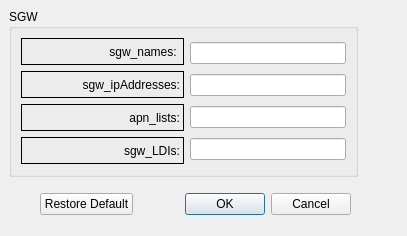
<?xml version="1.0" encoding="UTF-8"?>
<ui version="4.0">
 <class>SGWForm</class>
 <widget class="QWidget" name="SGWForm">
  <property name="geometry">
   <rect>
    <x>0</x>
    <y>0</y>
    <width>407</width>
    <height>236</height>
   </rect>
  </property>
  <property name="windowTitle">
   <string>Form</string>
  </property>
  <widget class="QGroupBox" name="gbSGW">
   <property name="geometry">
    <rect>
     <x>9</x>
     <y>9</y>
     <width>349</width>
     <height>168</height>
    </rect>
   </property>
   <property name="title">
    <string>SGW</string>
   </property>
   <layout class="QGridLayout" name="gridLayout_2">
    <item row="0" column="0">
     <layout class="QVBoxLayout" name="verticalLayout">
      <item>
       <layout class="QHBoxLayout" name="horizontalLayout">
        <item>
         <layout class="QVBoxLayout" name="verticalLayout_5">
          <item>
           <widget class="QLabel" name="lblSgw_names">
            <property name="enabled">
             <bool>true</bool>
            </property>
            <property name="minimumSize">
             <size>
              <width>0</width>
              <height>27</height>
             </size>
            </property>
            <property name="maximumSize">
             <size>
              <width>16777215</width>
              <height>27</height>
             </size>
            </property>
            <property name="toolTip">
             <string notr="true" comment="gfhgh vfgf" extracomment="jaraj szlyugi"/>
            </property>
            <property name="frameShape">
             <enum>QFrame::Box</enum>
            </property>
            <property name="frameShadow">
             <enum>QFrame::Plain</enum>
            </property>
            <property name="text">
             <string>sgw_names: </string>
            </property>
            <property name="alignment">
             <set>Qt::AlignRight|Qt::AlignTrailing|Qt::AlignVCenter</set>
            </property>
           </widget>
          </item>
          <item>
           <widget class="QLabel" name="lblSgw_ipAddresses">
            <property name="enabled">
             <bool>true</bool>
            </property>
            <property name="minimumSize">
             <size>
              <width>163</width>
              <height>27</height>
             </size>
            </property>
            <property name="maximumSize">
             <size>
              <width>16777215</width>
              <height>27</height>
             </size>
            </property>
            <property name="frameShape">
             <enum>QFrame::Box</enum>
            </property>
            <property name="frameShadow">
             <enum>QFrame::Plain</enum>
            </property>
            <property name="text">
             <string>sgw_ipAddresses:</string>
            </property>
            <property name="alignment">
             <set>Qt::AlignRight|Qt::AlignTrailing|Qt::AlignVCenter</set>
            </property>
           </widget>
          </item>
          <item>
           <widget class="QLabel" name="lblSgw_apn_list">
            <property name="enabled">
             <bool>true</bool>
            </property>
            <property name="minimumSize">
             <size>
              <width>0</width>
              <height>27</height>
             </size>
            </property>
            <property name="maximumSize">
             <size>
              <width>16777215</width>
              <height>27</height>
             </size>
            </property>
            <property name="frameShape">
             <enum>QFrame::Box</enum>
            </property>
            <property name="frameShadow">
             <enum>QFrame::Plain</enum>
            </property>
            <property name="text">
             <string>apn_lists:</string>
            </property>
            <property name="alignment">
             <set>Qt::AlignRight|Qt::AlignTrailing|Qt::AlignVCenter</set>
            </property>
           </widget>
          </item>
          <item>
           <widget class="QLabel" name="lblSgw_LDIs">
            <property name="enabled">
             <bool>true</bool>
            </property>
            <property name="minimumSize">
             <size>
              <width>0</width>
              <height>27</height>
             </size>
            </property>
            <property name="maximumSize">
             <size>
              <width>16777215</width>
              <height>27</height>
             </size>
            </property>
            <property name="frameShape">
             <enum>QFrame::Box</enum>
            </property>
            <property name="frameShadow">
             <enum>QFrame::Plain</enum>
            </property>
            <property name="text">
             <string>sgw_LDIs:</string>
            </property>
            <property name="alignment">
             <set>Qt::AlignRight|Qt::AlignTrailing|Qt::AlignVCenter</set>
            </property>
           </widget>
          </item>
         </layout>
        </item>
        <item>
         <layout class="QVBoxLayout" name="verticalLayout_6">
          <item>
           <widget class="QLineEdit" name="tet_sgw_names"/>
          </item>
          <item>
           <widget class="QLineEdit" name="tet_sgw_ipAddresses"/>
          </item>
          <item>
           <widget class="QLineEdit" name="tet_sgw_apn_lists"/>
          </item>
          <item>
           <widget class="QLineEdit" name="tet_sgw_LDIs"/>
          </item>
         </layout>
        </item>
       </layout>
      </item>
     </layout>
    </item>
   </layout>
  </widget>
  <widget class="QWidget" name="layoutWidget">
   <property name="geometry">
    <rect>
     <x>40</x>
     <y>190</y>
     <width>311</width>
     <height>29</height>
    </rect>
   </property>
   <layout class="QHBoxLayout" name="horizontalLayout_2">
    <item>
     <widget class="QPushButton" name="pbReset">
      <property name="text">
       <string>Restore Default</string>
      </property>
     </widget>
    </item>
    <item>
     <widget class="QDialogButtonBox" name="buttonBox">
      <property name="standardButtons">
       <set>QDialogButtonBox::Cancel|QDialogButtonBox::Ok</set>
      </property>
     </widget>
    </item>
   </layout>
  </widget>
 </widget>
 <resources/>
 <connections/>
</ui>
